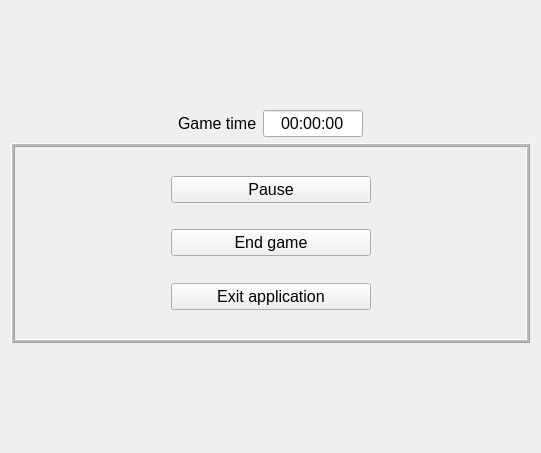
<?xml version="1.0" encoding="UTF-8"?>
<ui version="4.0">
 <class>sidePanel</class>
 <widget class="QWidget" name="sidePanel">
  <property name="geometry">
   <rect>
    <x>0</x>
    <y>0</y>
    <width>541</width>
    <height>453</height>
   </rect>
  </property>
  <property name="windowTitle">
   <string>Form</string>
  </property>
  <layout class="QVBoxLayout" name="verticalLayout">
   <item>
    <layout class="QVBoxLayout" name="infoBox">
     <item>
      <layout class="QGridLayout" name="gridLayout">
       <item row="0" column="1">
        <widget class="QLabel" name="gameTimeLabel">
         <property name="font">
          <font>
           <pointsize>12</pointsize>
          </font>
         </property>
         <property name="text">
          <string>Game time</string>
         </property>
        </widget>
       </item>
       <item row="0" column="2">
        <widget class="QLineEdit" name="lineEdit">
         <property name="maximumSize">
          <size>
           <width>100</width>
           <height>16777215</height>
          </size>
         </property>
         <property name="font">
          <font>
           <pointsize>12</pointsize>
          </font>
         </property>
         <property name="text">
          <string>00:00:00</string>
         </property>
         <property name="alignment">
          <set>Qt::AlignCenter</set>
         </property>
        </widget>
       </item>
       <item row="0" column="0">
        <spacer name="horizontalSpacer_3">
         <property name="orientation">
          <enum>Qt::Horizontal</enum>
         </property>
         <property name="sizeHint" stdset="0">
          <size>
           <width>40</width>
           <height>20</height>
          </size>
         </property>
        </spacer>
       </item>
       <item row="0" column="3">
        <spacer name="horizontalSpacer_4">
         <property name="orientation">
          <enum>Qt::Horizontal</enum>
         </property>
         <property name="sizeHint" stdset="0">
          <size>
           <width>40</width>
           <height>20</height>
          </size>
         </property>
        </spacer>
       </item>
      </layout>
     </item>
     <item>
      <widget class="QFrame" name="frame">
       <property name="maximumSize">
        <size>
         <width>16777215</width>
         <height>200</height>
        </size>
       </property>
       <property name="frameShape">
        <enum>QFrame::Box</enum>
       </property>
       <property name="frameShadow">
        <enum>QFrame::Raised</enum>
       </property>
       <property name="lineWidth">
        <number>1</number>
       </property>
       <property name="midLineWidth">
        <number>2</number>
       </property>
       <layout class="QVBoxLayout" name="verticalLayout_2">
        <item>
         <layout class="QGridLayout" name="gridLayout_2">
          <item row="2" column="1">
           <spacer name="verticalSpacer">
            <property name="orientation">
             <enum>Qt::Vertical</enum>
            </property>
            <property name="sizeHint" stdset="0">
             <size>
              <width>20</width>
              <height>40</height>
             </size>
            </property>
           </spacer>
          </item>
          <item row="3" column="1">
           <widget class="QPushButton" name="endGame">
            <property name="maximumSize">
             <size>
              <width>300</width>
              <height>16777215</height>
             </size>
            </property>
            <property name="font">
             <font>
              <pointsize>12</pointsize>
             </font>
            </property>
            <property name="text">
             <string>End game</string>
            </property>
           </widget>
          </item>
          <item row="1" column="0">
           <spacer name="horizontalSpacer">
            <property name="orientation">
             <enum>Qt::Horizontal</enum>
            </property>
            <property name="sizeHint" stdset="0">
             <size>
              <width>40</width>
              <height>20</height>
             </size>
            </property>
           </spacer>
          </item>
          <item row="6" column="1">
           <spacer name="verticalSpacer_3">
            <property name="orientation">
             <enum>Qt::Vertical</enum>
            </property>
            <property name="sizeHint" stdset="0">
             <size>
              <width>20</width>
              <height>40</height>
             </size>
            </property>
           </spacer>
          </item>
          <item row="4" column="1">
           <spacer name="verticalSpacer_2">
            <property name="orientation">
             <enum>Qt::Vertical</enum>
            </property>
            <property name="sizeHint" stdset="0">
             <size>
              <width>20</width>
              <height>40</height>
             </size>
            </property>
           </spacer>
          </item>
          <item row="5" column="1">
           <widget class="QPushButton" name="exitAplication">
            <property name="maximumSize">
             <size>
              <width>300</width>
              <height>16777215</height>
             </size>
            </property>
            <property name="font">
             <font>
              <pointsize>12</pointsize>
             </font>
            </property>
            <property name="text">
             <string>Exit application</string>
            </property>
           </widget>
          </item>
          <item row="1" column="2">
           <spacer name="horizontalSpacer_2">
            <property name="orientation">
             <enum>Qt::Horizontal</enum>
            </property>
            <property name="sizeHint" stdset="0">
             <size>
              <width>40</width>
              <height>20</height>
             </size>
            </property>
           </spacer>
          </item>
          <item row="1" column="1">
           <widget class="QPushButton" name="pauzeGame">
            <property name="minimumSize">
             <size>
              <width>200</width>
              <height>0</height>
             </size>
            </property>
            <property name="maximumSize">
             <size>
              <width>300</width>
              <height>16777215</height>
             </size>
            </property>
            <property name="font">
             <font>
              <pointsize>12</pointsize>
             </font>
            </property>
            <property name="text">
             <string>Pause</string>
            </property>
           </widget>
          </item>
          <item row="0" column="1">
           <spacer name="verticalSpacer_4">
            <property name="orientation">
             <enum>Qt::Vertical</enum>
            </property>
            <property name="sizeHint" stdset="0">
             <size>
              <width>20</width>
              <height>40</height>
             </size>
            </property>
           </spacer>
          </item>
         </layout>
        </item>
       </layout>
      </widget>
     </item>
    </layout>
   </item>
  </layout>
 </widget>
 <resources/>
 <connections/>
</ui>
